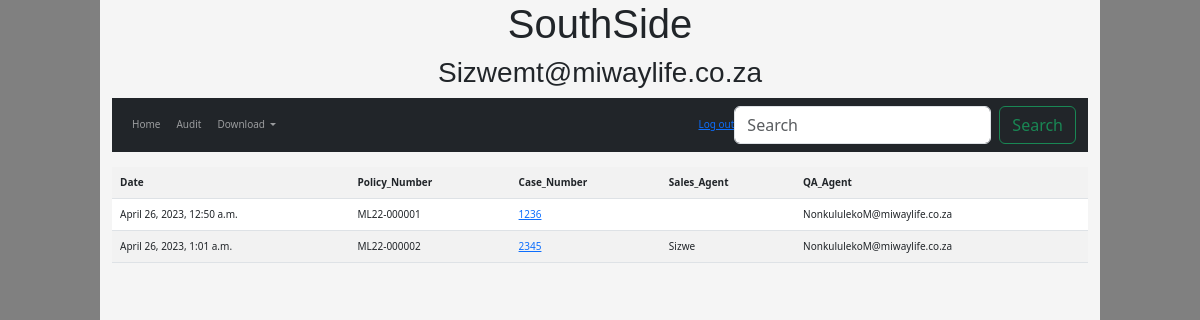
The app's page / (signed in) with its own data.
### southsideapp/models.py (models this page shows, shortened)
class QAAudit(models.Model):
    AuditDate = models.DateTimeField(auto_now_add=True)
    QA_Audit = models.ForeignKey(User, null=False, on_delete=models.CASCADE)
    CaseNumber = models.IntegerField(null=False, )
    PolicyNumber = models.CharField(max_length=12,null=False ,)
    AVS = models.CharField(choices=AVS_Outcome,null=False , max_length=5)
    debit_date = models.CharField(choices=date_of_debit,null=False ,max_length=20)
    start_date = models.CharField(choices=date_of_start,null=False ,max_length=20)
    sales_date = models.CharField(max_length=30, null=False )
    Caller_id = models.CharField(max_length=50, null=False )
    Cover_amount = models.CharField(max_length=13, null=False )
    Premium = models.CharField(max_length=10, null=False )
    Duration = models.CharField(max_length=6, null=False, default=0)
    QA_Outcome = models.CharField(choices=The_QA_Outcome,null=False ,max_length=20)
    QAC_Correction = models.CharField(choices=The_QAC_Correction, max_length=5, null=False ,)
    KPA = models.CharField(choices=KPA_Outcome, max_length=50, null=False)
    KPA_1 = models.CharField(choices=KPA_Outcome, max_length=50, null=True)
    KPA_2 = models.CharField(choices=KPA_Outcome, max_length=50, null=True)
    KPA_3 = models.CharField(choices=KPA_Outcome, max_length=50, null=True)
    Comment = models.TextField(max_length=200, null=False)
    Sales_agent = models.CharField(max_length=50, null=False)

### southsideapp/decorators.py (the view)
    def wrapper_func(request, *args, **kwargs):
        group = None
        if request.user.groups.exists():
            group = request.user .groups.all()[0].name
        if group == 'Agent':
            return redirect('TheUser')
        if group == 'Manager':
            return view_func(request, *args, **kwargs)

### southsideapp/views.py (called while the page is built)
@login_required(login_url='LoginPage')
@Manager_only
def Home(request):
    TheAudits = QAAudit.objects.all()
    return render(request, 'Home.html',
                  {'TheAudits':TheAudits})

### templates/Home.html (shortened to what this page needs)
{% extends 'Layout.html' %}
{% block content %}
<nav>
    {% include 'Nav.html' %}
  </nav>
<br>
<table class="table table-striped">
    <tr>
        <th>
            Date
        </th>
        <th>
            Policy_Number
        </th>
        <th>
            Case_Number
        </th>
        <th>
            Sales_Agent
        </th>
        <th>
            QA_Agent
        </th>
    </tr>
    {% for Audits in TheAudits %}
    <tr>
        <td>
            {{Audits.AuditDate}}
        </td>
        <td>
            {{Audits.PolicyNumber}}
        </td>
        <td>
            <a href="{% url 'QA_Audit_details' Audits.id  %}">
                {{Audits.CaseNumber}}<br>
            </a>
        </td>
        <td>
            {{Audits.Sales_agent}}
        </td>
        <td>
            {{Audits.QA_Audit}}
        </td>
    </tr>
    {% endfor %}
</table>
{% endblock %}

### templates/Layout.html (shortened to what this page needs)
{% load static %}
<!doctype html>
<html lang="en">
  <head>
    <link href="https://cdn.jsdelivr.net/npm/bootstrap@5.3.0-alpha3/dist/css/bootstrap.min.css" rel="stylesheet">
  </head>
  <body>
    <div class="container">
      <div class="Header">
        <h1>
          SouthSide
      </h1>
      <span>
        <h3>
          {{request.user}}
        </h3>
      </span>
      </div>
      <div class="main_content">
        {% block content %}
        {% endblock %}
      </div>
    </div>
  </body>
</html>

### templates/Layout.html (style rules this page uses)
body { background-color: grey; }
.Header { font-family: Arial, Helvetica, sans-serif; text-align: center; }
.container { background-color: whitesmoke; width: 1000px; height: 1600px; }
.main_content { font-size:10px ; }

### records on screen
QAAudit: AuditDate "April 26, 2023, 12:50 a.m.", PolicyNumber "ML22-000001", CaseNumber "1236", QA_Audit "NonkululekoM@miwaylife.co.za"
QAAudit: AuditDate "April 26, 2023, 1:01 a.m.", PolicyNumber "ML22-000002", CaseNumber "2345", Sales_agent "Sizwe", QA_Audit "NonkululekoM@miwaylife.co.za"

### other values on screen
{{ request.user }} "Sizwemt@miwaylife.co.za"
